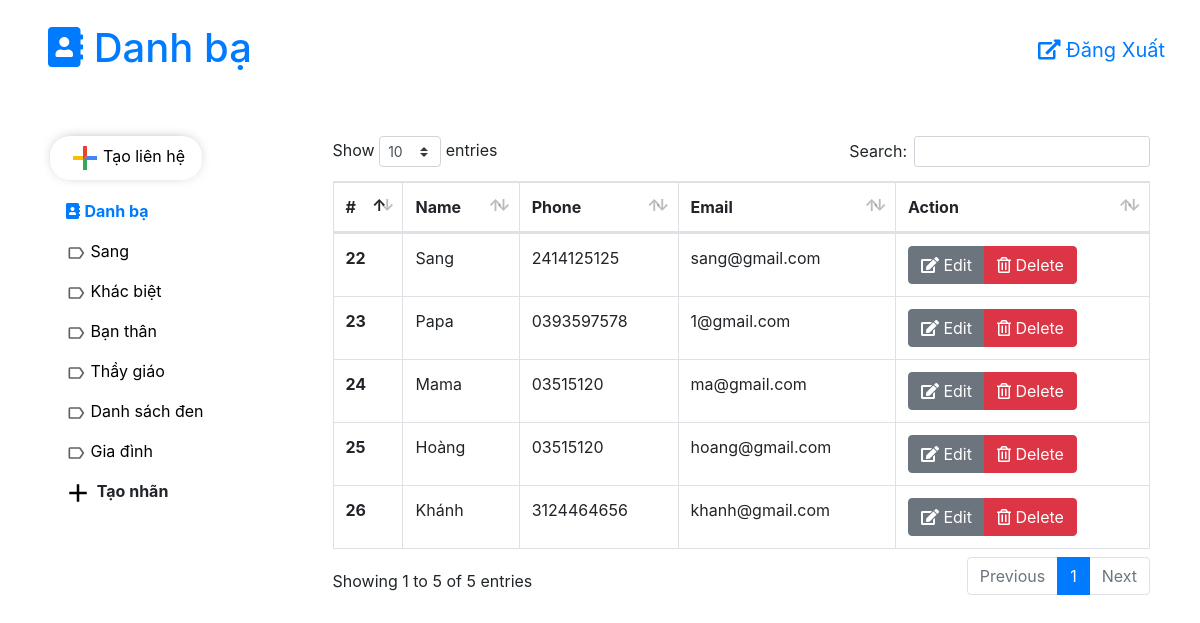
The app's page /index.php (signed in) with its own data.
### tables this page shows
CREATE TABLE IF NOT EXISTS `label` (
  `id` int(11) NOT NULL AUTO_INCREMENT,
  `labelname` text,
  `username` varchar(50) NOT NULL,
  PRIMARY KEY (`id`),
  KEY `username` (`username`)
);

CREATE TABLE IF NOT EXISTS `danhba` (
  `id` int(11) NOT NULL AUTO_INCREMENT,
  `name` text NOT NULL,
  `phonenumber` text NOT NULL,
  `email` text NOT NULL,
  `username` varchar(50) NOT NULL,
  PRIMARY KEY (`id`),
  KEY `ac` (`username`)
);

### models/Label.php (called while the page is built, shortened)
<?php
class Label{
    function Label($id , $labelname )
    {
        $this->id = $id;
        $this->labelname = $labelname;
    }
    static function connect(){
        $con = new  mysqli("localhost","root","","danhba");
        $con->set_charset("utf8");
        return $con;
    }
    static function getListLabelFromDB(){
        $con = Label::connect();
        $username = $_SESSION["username"];
        $sql = "SELECT * FROM label where `username` = '$username'";
        $result =  $con->query($sql);
        $lsLabel = array();
        if($result->num_rows > 0){
            while ($row = $result->fetch_assoc()) {
                $Label = new Label($row["id"],$row["labelname"]);
                array_push($lsLabel,$Label);
            }
        }
        return $lsLabel;
    }
}
?>

### models/DanhBa.php (called while the page is built, shortened)
<?php
class DanhBa{
    function DanhBa($id , $name , $phonenumber, $email)
    {
        $this->id = $id;
        $this->name = $name;
        $this->phonenumber = $phonenumber;
        $this->email = $email;
    }
    static function connect(){
        $con = new  mysqli("localhost","root","","danhba");
        $con->set_charset("utf8");
        return $con;
    }
    static function getListDanhBaFromDB(){
        $con = DanhBa::connect();
        $username = $_SESSION["username"];
        $sql = "SELECT * FROM danhba where username='$username'";
        $result =  $con->query($sql);
        $lsDanhba = array();
        if($result->num_rows > 0){
            while ($row = $result->fetch_assoc()) {
                $Danhba = new DanhBa($row["id"],$row["name"],$row["phonenumber"],$row["email"]);
                array_push($lsDanhba,$Danhba);
            }
        }
        return $lsDanhba;
    }
}
?>

### index.php (the view, shortened to what this page needs)
<!DOCTYPE html>
<html lang="en">
<head>
    <link href="vendor/fontawesome-free/css/all.min.css" rel="stylesheet" type="text/css">
    <link href="vendor/datatables/dataTables.bootstrap4.css" rel="stylesheet">
    <link href="css/sb-admin.css" rel="stylesheet">
</head>
<body>
    <?php
    include_once("models/DanhBa.php");
    include_once("models/Label.php");
    $lsFromDB = DanhBa::getListDanhBaFromDB();
    $lsLabel = Label::getListLabelFromDB();
    ?>
    <div class="container-fluid pl-5" style="display:flex; justify-content: space-between">
        <a href="" style="text-decoration:none;">
            <h1 class="pt-4 pb-2" style=""><i class="fas fa-address-book"></i> Danh bạ </h1>
        </a>
        <div>
            <a href="logout.php" style="text-decoration:none; padding-left:20px;padding-right:20px;font-size:20px;line-height:100px;font-size:20px;"><i class="fas fa-external-link-alt"></i> Đăng Xuất </a>
        </div>
    </div>
    <div id="wrapper" class="container-fluid">
        <div id="content-wrapper">
            <div class="container-fluid">
                <div class="card-body">
                    <div class="row">
                        <div class="col-md-2 col-lg-3 nav-contact" style="max-width:300px">
                            <ul class="nav flex-column">
                                <li class="nav-item">
                                    <button class="btn-taolienhe"  data-toggle="modal" data-target="#form-add"   title="Thêm liên hệ mới" style="padding: 4px 17px;margin-bottom: 11px;" >
                                        <div ></div><span  aria-hidden="true"><svg width="36" height="36" viewBox="0 0 36 36">
                                                <path fill="#34A853" d="M16 16v14h4V20z"></path>
                                                <path fill="#4285F4" d="M30 16H20l-4 4h14z"></path>
                                                <path fill="#FBBC05" d="M6 16v4h10l4-4z"></path>
                                                <path fill="#EA4335" d="M20 16V6h-4v14z"></path>
                                                <path fill="none" d="M0 0h36v36H0z"></path>
                                            </svg></span><span >Tạo liên hệ</span>
                                    </button>
                                </li>
                                <li class="nav-item label-hover">
                                    <a class="nav-link" href="">
                                    <i class="fas fa-address-book"></i> <b> Danh bạ</b>
                                    </a>
                                </li>
                                <?php
                                foreach ($lsLabel as $key => $value) {
                                    ?>
                                    <li class="nav-item ed-label label-hover" ondrop="drop(event)" ondragover="allowDrop(event)"
                                        style="display: flex;justify-content: space-between;align-items:center;padding-right:10px;">
                                        <a class="nav-link" href="#" style="color: black;" id="<?php echo $value->id . '-label' ?>" onclick="searchDanhBaByLabel(<?php echo $value->id ?>)">
                                            <?php echo $value->labelname ?>
                                        </a>
                                    </li>
                                <?php
                                }
                                ?>
                                <li class="nav-item label-hover">
                                    <button style="outline:0" class="btn btn-themnhan" type="button" data-toggle="modal" data-target="#form-addLabel"><svg width="30" height="30" viewBox="0 0 24 24" class="NSy2Hd RTiFqe null"><path fill="none" d="M0 0h24v24H0V0z"></path><path d="M19 13h-6v6h-2v-6H5v-2h6V5h2v6h6v2z"></path></svg><b> Tạo nhãn</b></button>
                                </li>
                            </ul>
                        </div>
                        <div id="contentajax" class="col-md-10 col-lg-9">
                            <div class="table-responsive">
                                <table class="table table-bordered table-hover" id="dataTable" width="100%" cellspacing="0">
                                    <thead>
                                        <tr>
                                            <th>#</th>
                                            <th>Name</th>
                                            <th>Phone</th>
                                            <th>Email</th>
                                            <th>Action</th>
                                        </tr>
                                    </thead>
                                    <tbody>
                                        <?php
                                        foreach ($lsFromDB as $key => $value) {
                                            ?>
                                            <tr ondragover="allowDrop(event)" draggable="true" id="<?php echo $value->id . '-idDrap' ?>" ondragstart="drag(event)">
                                                <th><?php echo $value->id ?></th>
                                                <td><?php echo $value->name ?></td>
                                                <td><?php echo $value->phonenumber ?></td>
                                                <td><?php echo $value->email ?></td>
                                                <td>
                                                    <div class="btn-group" role="group" aria-label="Basic example">
                                                        <button class="btn btn-secondary" data-toggle="modal" data-target="#form-edit" onclick="func(this)" eid="<?php echo $value->id ?>" ename="<?php echo $value->name ?>" ephone="<?php echo $value->phonenumber ?>" eemail="<?php echo $value->email ?>">
                                                            <i class="fas fa-edit"></i> Edit
                                                        </button>
                                                        <button type="button" class="btn btn-danger" onclick="deleteDanhBa(<?php echo $value->id ?>)">
                                                        <i class="far fa-trash-alt"></i> Delete
                                                        </button>
                                                    </div>
                                                </td>
                                            </tr>
                                        <?php
                                        }
                                        ?>
                                    </tbody>
                                </table>
                            </div>
                        </div>
                    </div>
                </div>
            </div>
        </div>
    </div>
</body>
</html>

### index.php (style rules this page uses)
.btn-taolienhe { box-shadow: 0px -1px 15px -9px rgba(0,0,0,0.9);background:#FFFFFF; border-radius:20px;border: none;padding: 10px;outline:0 }

### records on screen
label: labelname "Sang"
label: labelname "Khác biệt"
label: labelname "Bạn thân"
label: labelname "Thầy giáo"
label: labelname "Danh sách đen"
label: labelname "Gia đình"
danhba: id "22", name "Sang", phonenumber "2414125125", email "sang@gmail.com"
danhba: id "23", name "Papa", phonenumber "0393597578", email "1@gmail.com"
danhba: id "24", name "Mama", phonenumber "03515120", email "ma@gmail.com"
danhba: id "25", name "Hoàng", phonenumber "03515120", email "hoang@gmail.com"
danhba: id "26", name "Khánh", phonenumber "3124464656", email "khanh@gmail.com"
